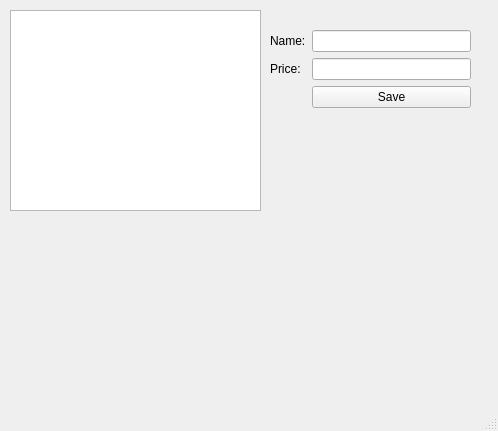
<?xml version="1.0" encoding="UTF-8"?>
<ui version="4.0">
 <class>MainWindow</class>
 <widget class="QMainWindow" name="MainWindow">
  <property name="geometry">
   <rect>
    <x>0</x>
    <y>0</y>
    <width>498</width>
    <height>431</height>
   </rect>
  </property>
  <property name="windowTitle">
   <string>MainWindow</string>
  </property>
  <widget class="QWidget" name="centralwidget">
   <widget class="QListWidget" name="tableProducts">
    <property name="geometry">
     <rect>
      <x>10</x>
      <y>10</y>
      <width>251</width>
      <height>201</height>
     </rect>
    </property>
   </widget>
   <widget class="QWidget" name="formLayoutWidget">
    <property name="geometry">
     <rect>
      <x>270</x>
      <y>30</y>
      <width>201</width>
      <height>91</height>
     </rect>
    </property>
    <layout class="QFormLayout" name="formLayout">
     <item row="1" column="1">
      <widget class="QLineEdit" name="txtprice"/>
     </item>
     <item row="0" column="1">
      <widget class="QLineEdit" name="txtname"/>
     </item>
     <item row="0" column="0">
      <widget class="QLabel" name="lblname">
       <property name="text">
        <string>Name:</string>
       </property>
      </widget>
     </item>
     <item row="1" column="0">
      <widget class="QLabel" name="lblprice">
       <property name="text">
        <string>Price:</string>
       </property>
      </widget>
     </item>
     <item row="2" column="1">
      <widget class="QPushButton" name="btnSave">
       <property name="text">
        <string>Save</string>
       </property>
      </widget>
     </item>
    </layout>
   </widget>
  </widget>
  <widget class="QMenuBar" name="menubar">
   <property name="geometry">
    <rect>
     <x>0</x>
     <y>0</y>
     <width>498</width>
     <height>21</height>
    </rect>
   </property>
  </widget>
  <widget class="QStatusBar" name="statusbar"/>
 </widget>
 <resources/>
 <connections/>
</ui>
